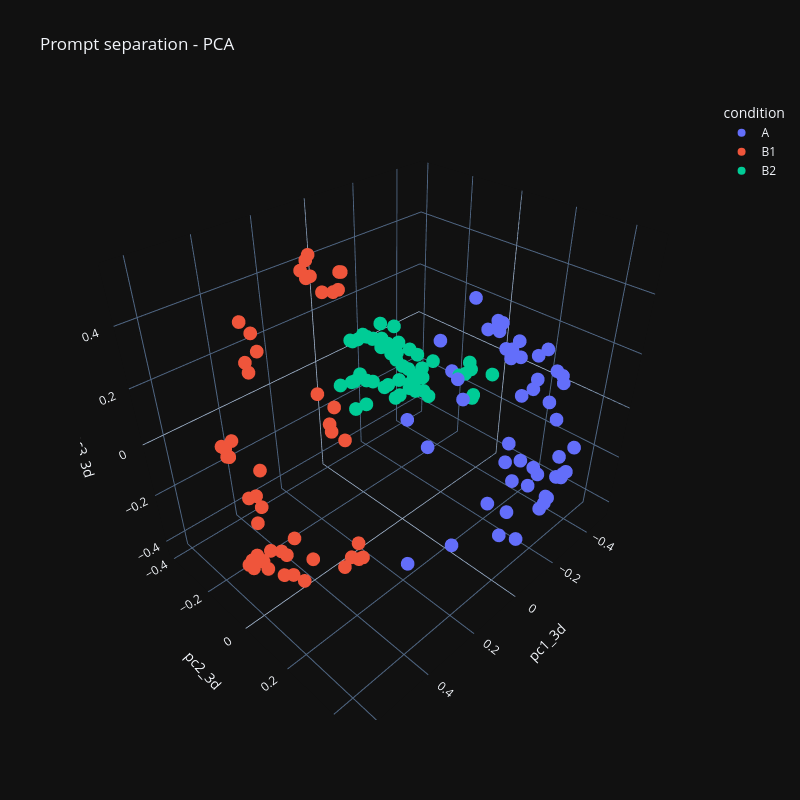

Notebook cell for this chart:
### Code cell
fig = px.scatter_3d(
    df,
    x="pc1_3d",
    y="pc2_3d",
    z="pc3_3d",
    color="condition",
    template="plotly_dark",
    title='Prompt separation - PCA'
)
fig.update_layout(
    width=800,
    height=800,
)
fig.show()
